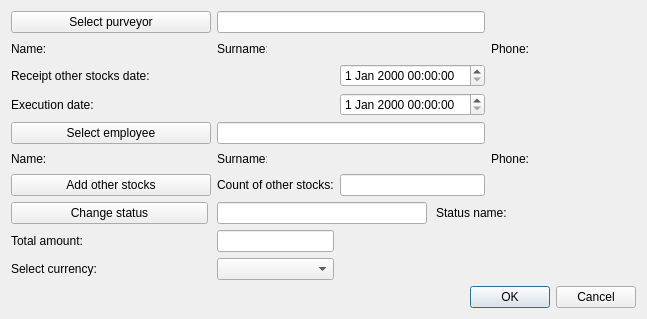
<?xml version="1.0" encoding="UTF-8"?>
<ui version="4.0">
 <class>CreateReceiptOthSt</class>
 <widget class="QDialog" name="CreateReceiptOthSt">
  <property name="geometry">
   <rect>
    <x>0</x>
    <y>0</y>
    <width>632</width>
    <height>319</height>
   </rect>
  </property>
  <property name="windowTitle">
   <string>Create/Update order raw</string>
  </property>
  <property name="locale">
   <locale language="English" country="UnitedStates"/>
  </property>
  <property name="modal">
   <bool>false</bool>
  </property>
  <layout class="QGridLayout" name="gridLayout">
   <property name="leftMargin">
    <number>11</number>
   </property>
   <property name="topMargin">
    <number>11</number>
   </property>
   <property name="rightMargin">
    <number>11</number>
   </property>
   <property name="bottomMargin">
    <number>11</number>
   </property>
   <item row="5" column="0">
    <widget class="QLabel" name="empNameLb">
     <property name="minimumSize">
      <size>
       <width>50</width>
       <height>0</height>
      </size>
     </property>
     <property name="maximumSize">
      <size>
       <width>50</width>
       <height>16777215</height>
      </size>
     </property>
     <property name="text">
      <string>Name:</string>
     </property>
    </widget>
   </item>
   <item row="9" column="0">
    <widget class="QLabel" name="currencyLb">
     <property name="text">
      <string>Select currency:</string>
     </property>
    </widget>
   </item>
   <item row="5" column="1">
    <widget class="QLabel" name="empNamePh">
     <property name="minimumSize">
      <size>
       <width>100</width>
       <height>0</height>
      </size>
     </property>
     <property name="font">
      <font>
       <family>Times New Roman</family>
       <pointsize>12</pointsize>
       <weight>75</weight>
       <italic>true</italic>
       <bold>true</bold>
      </font>
     </property>
     <property name="text">
      <string/>
     </property>
    </widget>
   </item>
   <item row="5" column="5">
    <widget class="QLabel" name="empPhonePh">
     <property name="minimumSize">
      <size>
       <width>100</width>
       <height>0</height>
      </size>
     </property>
     <property name="font">
      <font>
       <family>Times New Roman</family>
       <pointsize>12</pointsize>
       <weight>75</weight>
       <italic>true</italic>
       <bold>true</bold>
      </font>
     </property>
     <property name="text">
      <string/>
     </property>
    </widget>
   </item>
   <item row="5" column="3">
    <widget class="QLabel" name="empSurnamePh">
     <property name="minimumSize">
      <size>
       <width>100</width>
       <height>0</height>
      </size>
     </property>
     <property name="font">
      <font>
       <family>Times New Roman</family>
       <pointsize>12</pointsize>
       <weight>75</weight>
       <italic>true</italic>
       <bold>true</bold>
      </font>
     </property>
     <property name="text">
      <string/>
     </property>
    </widget>
   </item>
   <item row="5" column="2">
    <widget class="QLabel" name="empSurnameLb">
     <property name="minimumSize">
      <size>
       <width>50</width>
       <height>0</height>
      </size>
     </property>
     <property name="maximumSize">
      <size>
       <width>50</width>
       <height>16777215</height>
      </size>
     </property>
     <property name="text">
      <string>Surname:</string>
     </property>
    </widget>
   </item>
   <item row="5" column="4">
    <widget class="QLabel" name="empPhoneLb">
     <property name="text">
      <string>Phone:</string>
     </property>
    </widget>
   </item>
   <item row="8" column="0">
    <widget class="QLabel" name="sumLb">
     <property name="text">
      <string>Total amount:</string>
     </property>
    </widget>
   </item>
   <item row="1" column="0">
    <widget class="QLabel" name="prNameLb">
     <property name="minimumSize">
      <size>
       <width>50</width>
       <height>0</height>
      </size>
     </property>
     <property name="maximumSize">
      <size>
       <width>50</width>
       <height>16777215</height>
      </size>
     </property>
     <property name="text">
      <string>Name:</string>
     </property>
    </widget>
   </item>
   <item row="1" column="1">
    <widget class="QLabel" name="prNamePh">
     <property name="minimumSize">
      <size>
       <width>100</width>
       <height>0</height>
      </size>
     </property>
     <property name="font">
      <font>
       <family>Times New Roman</family>
       <pointsize>12</pointsize>
       <weight>75</weight>
       <italic>true</italic>
       <bold>true</bold>
      </font>
     </property>
     <property name="text">
      <string/>
     </property>
    </widget>
   </item>
   <item row="1" column="2">
    <widget class="QLabel" name="prSurnameLb">
     <property name="minimumSize">
      <size>
       <width>50</width>
       <height>0</height>
      </size>
     </property>
     <property name="maximumSize">
      <size>
       <width>50</width>
       <height>16777215</height>
      </size>
     </property>
     <property name="text">
      <string>Surname:</string>
     </property>
    </widget>
   </item>
   <item row="1" column="3">
    <widget class="QLabel" name="prSurnamePh">
     <property name="minimumSize">
      <size>
       <width>100</width>
       <height>0</height>
      </size>
     </property>
     <property name="font">
      <font>
       <family>Times New Roman</family>
       <pointsize>12</pointsize>
       <weight>75</weight>
       <italic>true</italic>
       <bold>true</bold>
      </font>
     </property>
     <property name="text">
      <string/>
     </property>
    </widget>
   </item>
   <item row="1" column="4">
    <widget class="QLabel" name="prPhoneLb">
     <property name="text">
      <string>Phone:</string>
     </property>
    </widget>
   </item>
   <item row="1" column="5">
    <widget class="QLabel" name="prPhonePh">
     <property name="minimumSize">
      <size>
       <width>100</width>
       <height>0</height>
      </size>
     </property>
     <property name="font">
      <font>
       <family>Times New Roman</family>
       <pointsize>12</pointsize>
       <weight>75</weight>
       <italic>true</italic>
       <bold>true</bold>
      </font>
     </property>
     <property name="text">
      <string/>
     </property>
    </widget>
   </item>
   <item row="9" column="2">
    <widget class="QComboBox" name="currencyCmb"/>
   </item>
   <item row="8" column="2">
    <widget class="QLineEdit" name="sumEdit">
     <property name="readOnly">
      <bool>true</bool>
     </property>
    </widget>
   </item>
   <item row="10" column="0" colspan="6">
    <layout class="QHBoxLayout" name="horizontalLayout">
     <item>
      <spacer name="horizontalSpacer">
       <property name="orientation">
        <enum>Qt::Horizontal</enum>
       </property>
       <property name="sizeHint" stdset="0">
        <size>
         <width>40</width>
         <height>20</height>
        </size>
       </property>
      </spacer>
     </item>
     <item>
      <widget class="QPushButton" name="okBtn">
       <property name="text">
        <string>OK</string>
       </property>
      </widget>
     </item>
     <item>
      <widget class="QPushButton" name="cancelBtn">
       <property name="text">
        <string>Cancel</string>
       </property>
      </widget>
     </item>
    </layout>
   </item>
   <item row="7" column="0" colspan="6">
    <widget class="QWidget" name="statusWidget" native="true">
     <layout class="QHBoxLayout" name="horizontalLayout_3">
      <property name="spacing">
       <number>9</number>
      </property>
      <property name="leftMargin">
       <number>0</number>
      </property>
      <property name="topMargin">
       <number>0</number>
      </property>
      <property name="rightMargin">
       <number>0</number>
      </property>
      <property name="bottomMargin">
       <number>0</number>
      </property>
      <item>
       <widget class="QPushButton" name="statusBtn">
        <property name="sizePolicy">
         <sizepolicy hsizetype="Fixed" vsizetype="Fixed">
          <horstretch>0</horstretch>
          <verstretch>0</verstretch>
         </sizepolicy>
        </property>
        <property name="minimumSize">
         <size>
          <width>197</width>
          <height>0</height>
         </size>
        </property>
        <property name="text">
         <string>Change status</string>
        </property>
       </widget>
      </item>
      <item>
       <widget class="QLineEdit" name="statusEdit">
        <property name="readOnly">
         <bool>true</bool>
        </property>
       </widget>
      </item>
      <item>
       <widget class="QLabel" name="statusLb">
        <property name="text">
         <string>Status name:</string>
        </property>
       </widget>
      </item>
      <item>
       <widget class="QLabel" name="statusPh">
        <property name="minimumSize">
         <size>
          <width>120</width>
          <height>0</height>
         </size>
        </property>
        <property name="font">
         <font>
          <family>Times New Roman</family>
          <pointsize>12</pointsize>
          <weight>75</weight>
          <italic>true</italic>
          <bold>true</bold>
         </font>
        </property>
        <property name="text">
         <string/>
        </property>
       </widget>
      </item>
     </layout>
    </widget>
   </item>
   <item row="2" column="3">
    <widget class="QDateTimeEdit" name="dateEdit"/>
   </item>
   <item row="3" column="0" colspan="4">
    <widget class="QWidget" name="execDateWidget" native="true">
     <layout class="QHBoxLayout" name="horizontalLayout_2">
      <property name="spacing">
       <number>9</number>
      </property>
      <property name="leftMargin">
       <number>0</number>
      </property>
      <property name="topMargin">
       <number>0</number>
      </property>
      <property name="rightMargin">
       <number>0</number>
      </property>
      <property name="bottomMargin">
       <number>0</number>
      </property>
      <item>
       <widget class="QLabel" name="execDateLb">
        <property name="sizePolicy">
         <sizepolicy hsizetype="Fixed" vsizetype="Preferred">
          <horstretch>0</horstretch>
          <verstretch>0</verstretch>
         </sizepolicy>
        </property>
        <property name="minimumSize">
         <size>
          <width>197</width>
          <height>0</height>
         </size>
        </property>
        <property name="text">
         <string>Execution date:</string>
        </property>
       </widget>
      </item>
      <item>
       <spacer name="horizontalSpacer_2">
        <property name="orientation">
         <enum>Qt::Horizontal</enum>
        </property>
        <property name="sizeHint" stdset="0">
         <size>
          <width>40</width>
          <height>20</height>
         </size>
        </property>
       </spacer>
      </item>
      <item>
       <widget class="QDateTimeEdit" name="execDateEdit">
        <property name="minimumSize">
         <size>
          <width>127</width>
          <height>0</height>
         </size>
        </property>
       </widget>
      </item>
     </layout>
    </widget>
   </item>
   <item row="6" column="3">
    <widget class="QLineEdit" name="othStCountEdit">
     <property name="readOnly">
      <bool>true</bool>
     </property>
    </widget>
   </item>
   <item row="6" column="2">
    <widget class="QLabel" name="othStCountLb">
     <property name="text">
      <string>Count of other stocks:</string>
     </property>
    </widget>
   </item>
   <item row="0" column="0" colspan="2">
    <widget class="QPushButton" name="purveyorBtn">
     <property name="minimumSize">
      <size>
       <width>200</width>
       <height>0</height>
      </size>
     </property>
     <property name="text">
      <string>Select purveyor</string>
     </property>
    </widget>
   </item>
   <item row="2" column="0" colspan="2">
    <widget class="QLabel" name="dateLb">
     <property name="text">
      <string>Receipt other stocks date:</string>
     </property>
    </widget>
   </item>
   <item row="0" column="2" colspan="2">
    <widget class="QLineEdit" name="purveyorEdit">
     <property name="toolTip">
      <string>&lt;html&gt;&lt;head/&gt;&lt;body&gt;&lt;p&gt;Enter client ID&lt;/p&gt;&lt;/body&gt;&lt;/html&gt;</string>
     </property>
     <property name="readOnly">
      <bool>true</bool>
     </property>
    </widget>
   </item>
   <item row="4" column="2" colspan="2">
    <widget class="QLineEdit" name="employeeEdit">
     <property name="toolTip">
      <string>&lt;html&gt;&lt;head/&gt;&lt;body&gt;&lt;p&gt;Enter employee ID&lt;/p&gt;&lt;/body&gt;&lt;/html&gt;</string>
     </property>
     <property name="readOnly">
      <bool>true</bool>
     </property>
    </widget>
   </item>
   <item row="4" column="0" colspan="2">
    <widget class="QPushButton" name="employeeBtn">
     <property name="text">
      <string>Select employee</string>
     </property>
    </widget>
   </item>
   <item row="6" column="0" colspan="2">
    <widget class="QPushButton" name="addOthStBtn">
     <property name="text">
      <string>Add other stocks</string>
     </property>
    </widget>
   </item>
  </layout>
 </widget>
 <tabstops>
  <tabstop>purveyorBtn</tabstop>
  <tabstop>employeeBtn</tabstop>
  <tabstop>addOthStBtn</tabstop>
  <tabstop>okBtn</tabstop>
  <tabstop>cancelBtn</tabstop>
 </tabstops>
 <resources/>
 <connections/>
</ui>
